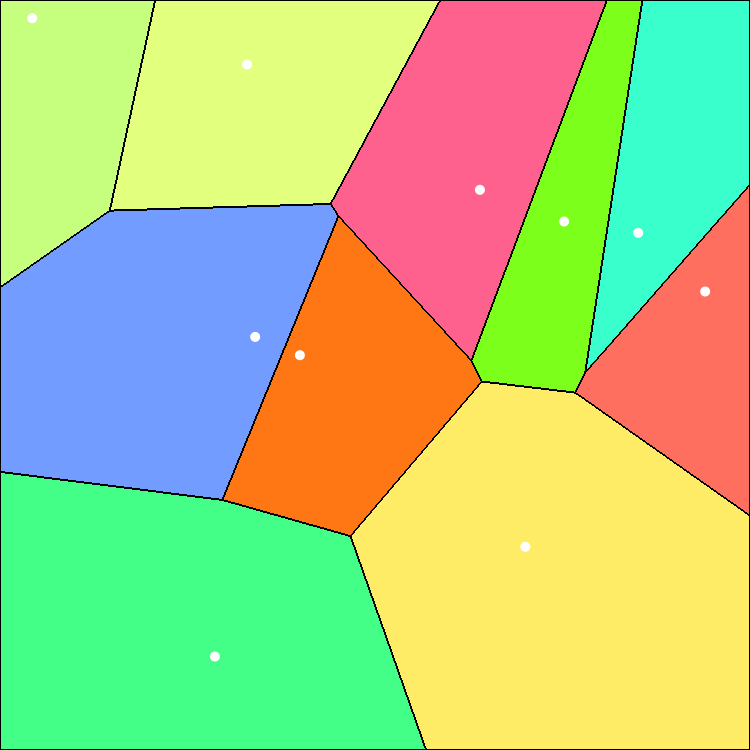
Frame 1 (no input)
Frame 60 (the mouse pressed at the canvas centre just before this capture): identical to frame 1, image omitted
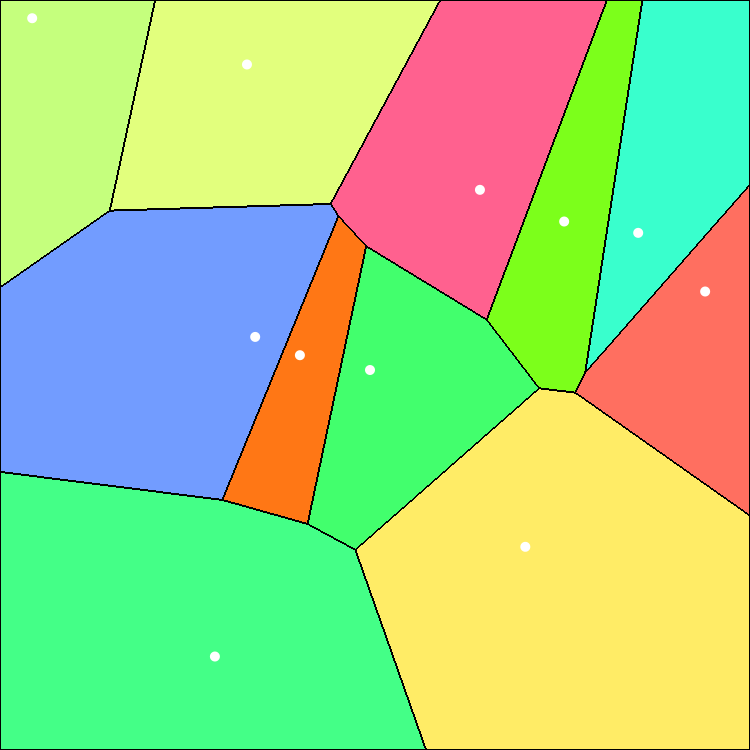
Frame 120 (the mouse held since frame 60 and released just before this capture)

The Processing sketch that drew these frames (run headless with seeded random() and noise(); from frame 60 on, the mouse is pressed at the canvas centre):

// Processing sketch: VoronoiNoise2
// ── VoronoiNoise2.pde
ArrayList<PVector>points;
ArrayList<Integer>cols;
void setup(){
  size(750,750);
  //size(500,500);
  //fullScreen();
  //displayDensity(2);
  pixelDensity(2);
  println("Display density: "+displayDensity());
  initPoints();
}
int scale=1;
int numPoints=10;
void addPoint(float x,float y){
  addPoint(new PVector(x,y));
}
void addPoint(PVector p){
  points.add(p);
  cols.add(randCol());
}
void initPoints(){
  points=new ArrayList<PVector>();
  cols=new ArrayList<Integer>();
  for(int i=0;i<numPoints;i++){
    addPoint(random(width),random(height));
    //float b=map(i,0,numPoints,0,TWO_PI);
    //addPoint(new PVector(width/2,height/2).add(new PVector(cos(b)*a,sin(b)*a)));
  }
  //for(int i=0;i<10;i++){
  //  points.add(new PVector(i*width/10,height/2));
  //  cols.add(randCol());
  //  points.add(new PVector(width/2,i*height/10));
  //  cols.add(randCol());
  //  points.add(new PVector(i*width/10,i*height/10));
  //  cols.add(randCol());
  //  points.add(new PVector(width-i*width/10,i*height/10));
  //  cols.add(randCol());
  //}
}
void mousePressed(){
//void mouseDragged(){
  //initPoints();
  points.add(new PVector(mouseX,mouseY));
  cols.add(randCol());
}
color randCol(){
  //colorMode(RGB,255);
  //return color(random(255),random(255),random(150));
  colorMode(HSB,100);
  return color(random(100),random(50)+50,100);
}
float z=0.01;
float s=20;
float rmi=100;
float rma=0;
void draw(){
  //for(int i=0;i<points.size();i++){
    //PVector p=new PVector();
    //p.x+=noise(frameCount*z,i*20)-0.5;
    //p.y+=noise(frameCount*z,i*20+10)-0.5;
    //p.x*=s*2;
    //p.y*=s*2;
    //points.set(i,points.get(i).add(p));
  //}
  for(int i=0;i<points.size();i++){
    PVector p=points.get(i);
    if(p.x<0)p.x=width;
    if(p.y<0)p.y=height;
    if(p.x>width)p.x=0;
    if(p.y>height)p.y=0;
    points.set(i,p);
  }
  color[][]grid=new color[width/scale][height/scale];
  //float[][]secgrid=new float[width/scale][height/scale];
  float mi=1000,ma=0;
  for(int x=0;x<width/scale;x++){
    for(int y=0;y<height/scale;y++){
      float rx=x*scale;
      float ry=y*scale;
      PVector here=new PVector(rx,ry);
      float closestDist=10000;
      color col=color(0);
      for(PVector p:points){
        float d=p.dist(here);
        if(d<closestDist){
          closestDist=d;
          col=cols.get(points.indexOf(p));
        }
      }
      grid[x][y]=col;
    }
  }
  rmi=lerp(mi,rmi,0.9);
  rma=lerp(ma,rma,0.9);
  for(int x=0;x<width/scale;x++){
    for(int y=0;y<height/scale;y++){
      color val=grid[x][y];
      color xmi=color(255);
      color xpl=color(255);
      color ymi=color(255);
      color ypl=color(255);
      if(x>0)xmi=grid[x-1][y];
      if(x<width/scale-1)xpl=grid[x+1][y];
      if(y>0)ymi=grid[x][y-1];
      if(y<height/scale-1)ypl=grid[x][y+1];
      if(val!=xmi||val!=xpl||val!=ymi||val!=ypl){
        //colorMode(RGB,255);
        val=color(0);
      }
      //if(abs(grid[x][y]-secgrid[x][y])<2)val=color(255,131,0);
      fill(val);
      noStroke();
      rect(x*scale,y*scale,scale,scale);
    }
  }
  for(PVector p:points){
    colorMode(RGB,255);
    fill(255);
    ellipse(p.x-5,p.y-5,10,10);
  }
}
